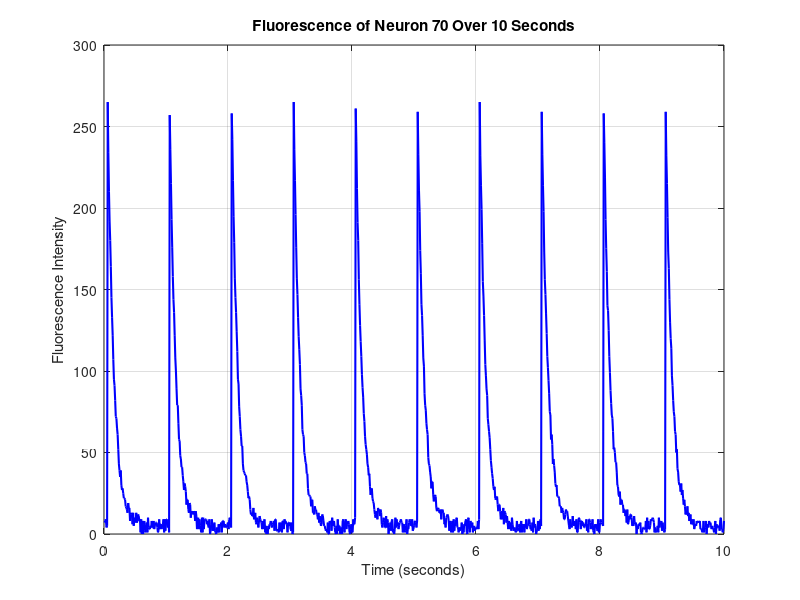

MATLAB code for this plot:
% Load the data from session1.mat
load('session1.mat');  % This will load the 'neuron_network_imaging' variable

% Define parameters
[num_timepoints, num_neurons] = size(neuron_network_imaging);

% Create a custom time vector for the full cycle length (10 seconds)
cycle_length = 100;
length = 1000;
T = (1/cycle_length: 1/cycle_length: length/cycle_length);

% Specify the neuron you want to plot (for example, neuron 1)
neuron_index = 70;  % Change this to plot a different neuron

% Extract the fluorescence data for the specified neuron
neuron_signal = neuron_network_imaging(:, neuron_index);

% Plot the fluorescence data for the selected neuron
figure;
plot(T, neuron_signal, 'b-', 'LineWidth', 1.5);
xlabel('Time (seconds)');
ylabel('Fluorescence Intensity');
title(['Fluorescence of Neuron ' num2str(neuron_index) ' Over 10 Seconds']);
xlim([0 max(T)]);  % Set the x-axis limits to match the full cycle length (10s)
grid on;
